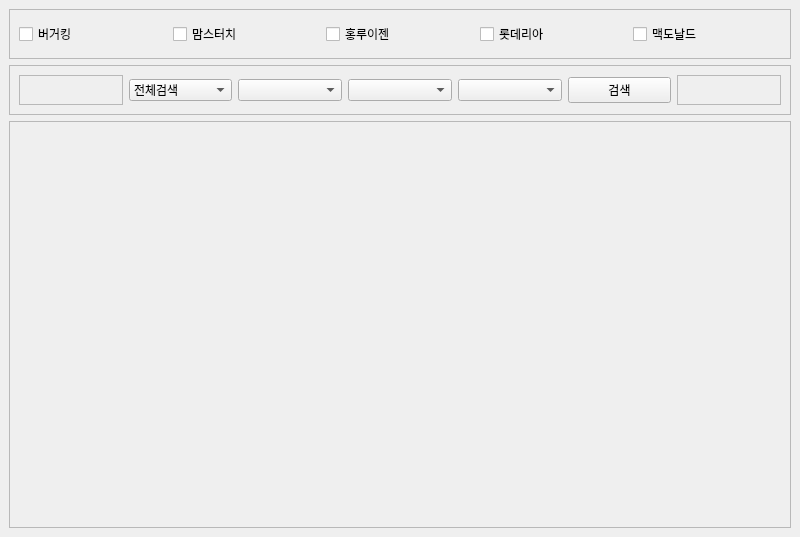
<?xml version="1.0" encoding="UTF-8"?>
<ui version="4.0">
 <class>MainWindow</class>
 <widget class="QMainWindow" name="MainWindow">
  <property name="geometry">
   <rect>
    <x>0</x>
    <y>0</y>
    <width>800</width>
    <height>537</height>
   </rect>
  </property>
  <property name="windowTitle">
   <string>MainWindow</string>
  </property>
  <widget class="QWidget" name="centralwidget">
   <layout class="QVBoxLayout" name="verticalLayout">
    <item>
     <widget class="QFrame" name="frame_5">
      <property name="enabled">
       <bool>true</bool>
      </property>
      <property name="minimumSize">
       <size>
        <width>0</width>
        <height>0</height>
       </size>
      </property>
      <property name="maximumSize">
       <size>
        <width>16777215</width>
        <height>50</height>
       </size>
      </property>
      <property name="frameShape">
       <enum>QFrame::StyledPanel</enum>
      </property>
      <property name="frameShadow">
       <enum>QFrame::Raised</enum>
      </property>
      <layout class="QHBoxLayout" name="horizontalLayout_3">
       <item>
        <widget class="QCheckBox" name="bk_check">
         <property name="text">
          <string>버거킹</string>
         </property>
        </widget>
       </item>
       <item>
        <widget class="QCheckBox" name="mom_check">
         <property name="text">
          <string>맘스터치</string>
         </property>
        </widget>
       </item>
       <item>
        <widget class="QCheckBox" name="h_check">
         <property name="text">
          <string>홍루이젠</string>
         </property>
        </widget>
       </item>
       <item>
        <widget class="QCheckBox" name="l_check">
         <property name="text">
          <string>롯데리아</string>
         </property>
        </widget>
       </item>
       <item>
        <widget class="QCheckBox" name="mc_check">
         <property name="text">
          <string>맥도날드</string>
         </property>
        </widget>
       </item>
      </layout>
     </widget>
    </item>
    <item>
     <widget class="QFrame" name="frame">
      <property name="maximumSize">
       <size>
        <width>16777215</width>
        <height>50</height>
       </size>
      </property>
      <property name="frameShape">
       <enum>QFrame::StyledPanel</enum>
      </property>
      <property name="frameShadow">
       <enum>QFrame::Raised</enum>
      </property>
      <layout class="QHBoxLayout" name="horizontalLayout">
       <item>
        <widget class="QFrame" name="frame_3">
         <property name="frameShape">
          <enum>QFrame::StyledPanel</enum>
         </property>
         <property name="frameShadow">
          <enum>QFrame::Raised</enum>
         </property>
        </widget>
       </item>
       <item>
        <widget class="QComboBox" name="city1">
         <item>
          <property name="text">
           <string>전체검색</string>
          </property>
         </item>
         <item>
          <property name="text">
           <string>서울</string>
          </property>
         </item>
         <item>
          <property name="text">
           <string>부산</string>
          </property>
         </item>
         <item>
          <property name="text">
           <string>울산</string>
          </property>
         </item>
         <item>
          <property name="text">
           <string>인천</string>
          </property>
         </item>
         <item>
          <property name="text">
           <string>대전</string>
          </property>
         </item>
         <item>
          <property name="text">
           <string>광주</string>
          </property>
         </item>
         <item>
          <property name="text">
           <string>대구</string>
          </property>
         </item>
         <item>
          <property name="text">
           <string>경기</string>
          </property>
         </item>
         <item>
          <property name="text">
           <string>강원</string>
          </property>
         </item>
         <item>
          <property name="text">
           <string>충청북도</string>
          </property>
         </item>
         <item>
          <property name="text">
           <string>충청남도</string>
          </property>
         </item>
         <item>
          <property name="text">
           <string>경상북도</string>
          </property>
         </item>
         <item>
          <property name="text">
           <string>경상남도</string>
          </property>
         </item>
         <item>
          <property name="text">
           <string>전라북도</string>
          </property>
         </item>
         <item>
          <property name="text">
           <string>전라남도</string>
          </property>
         </item>
         <item>
          <property name="text">
           <string>제주</string>
          </property>
         </item>
         <item>
          <property name="text">
           <string>세종</string>
          </property>
         </item>
        </widget>
       </item>
       <item>
        <widget class="QComboBox" name="city2"/>
       </item>
       <item>
        <widget class="QComboBox" name="district"/>
       </item>
       <item>
        <widget class="QComboBox" name="street"/>
       </item>
       <item>
        <widget class="QPushButton" name="btn_search">
         <property name="text">
          <string>검색</string>
         </property>
        </widget>
       </item>
       <item>
        <widget class="QFrame" name="frame_4">
         <property name="frameShape">
          <enum>QFrame::StyledPanel</enum>
         </property>
         <property name="frameShadow">
          <enum>QFrame::Raised</enum>
         </property>
         <layout class="QHBoxLayout" name="horizontalLayout_2">
          <property name="spacing">
           <number>0</number>
          </property>
          <property name="leftMargin">
           <number>0</number>
          </property>
          <property name="topMargin">
           <number>0</number>
          </property>
          <property name="rightMargin">
           <number>0</number>
          </property>
          <property name="bottomMargin">
           <number>0</number>
          </property>
          <item>
           <widget class="QLabel" name="result_count">
            <property name="text">
             <string/>
            </property>
           </widget>
          </item>
         </layout>
        </widget>
       </item>
      </layout>
     </widget>
    </item>
    <item>
     <widget class="QFrame" name="frame_2">
      <property name="font">
       <font>
        <pointsize>11</pointsize>
        <weight>75</weight>
        <bold>true</bold>
       </font>
      </property>
      <property name="frameShape">
       <enum>QFrame::StyledPanel</enum>
      </property>
      <property name="frameShadow">
       <enum>QFrame::Raised</enum>
      </property>
     </widget>
    </item>
   </layout>
  </widget>
 </widget>
 <resources/>
 <connections/>
</ui>
